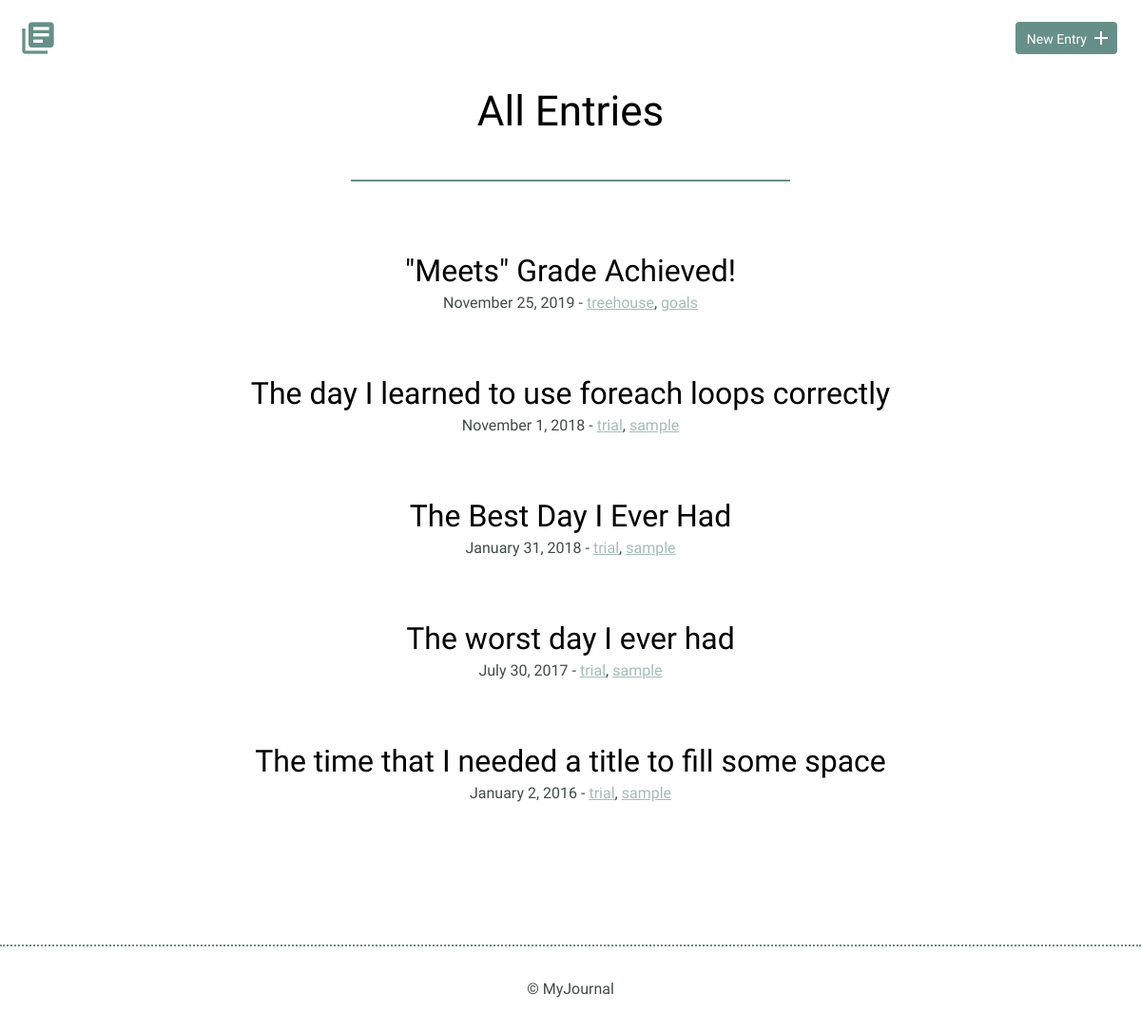
Before: / with the older database file.
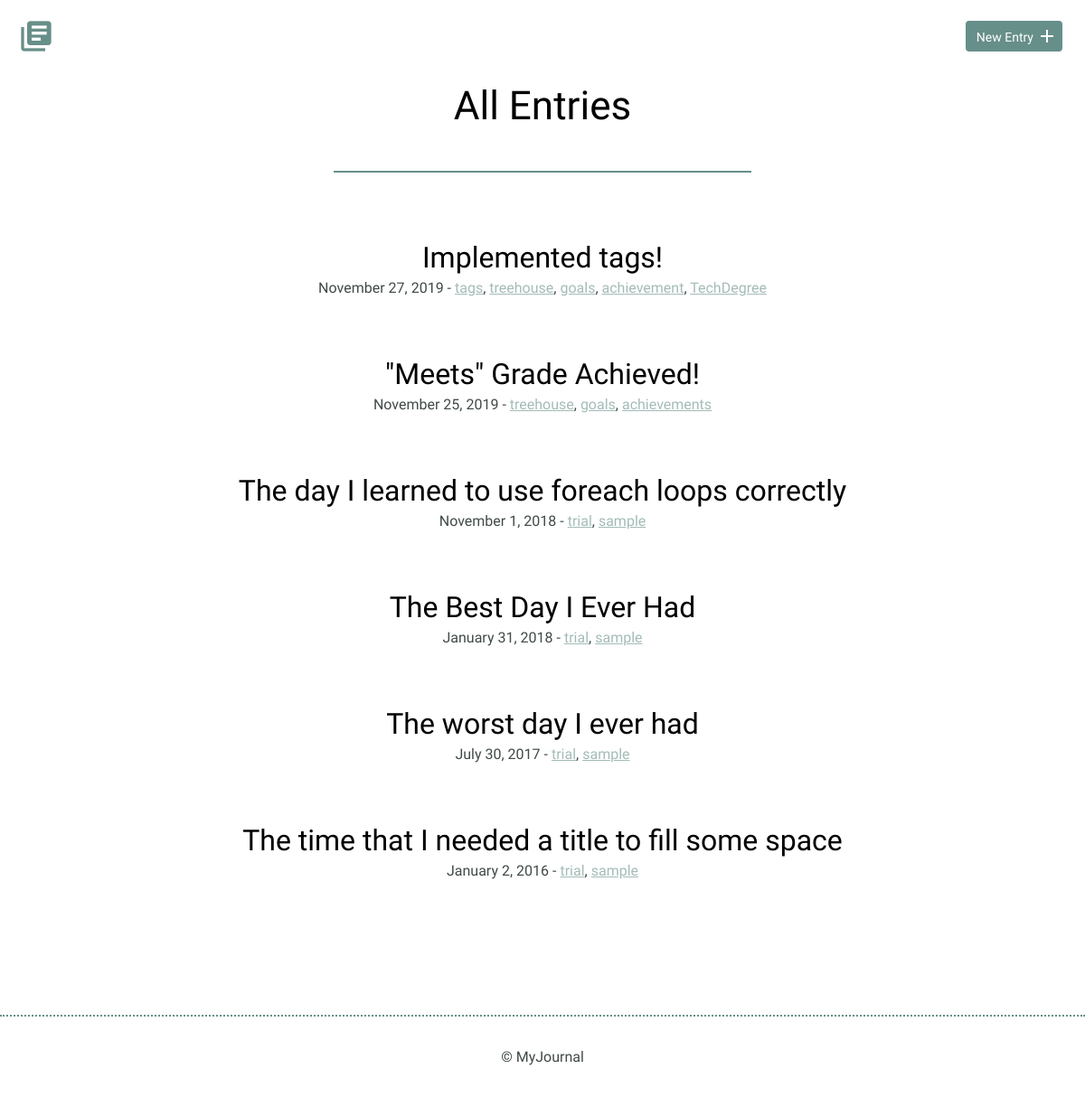
After: the same page with the newer database file.
### tables this page shows
CREATE TABLE "entries" (
	"id"	INTEGER,
	"title"	TEXT,
	"date"	TEXT,
	"time_spent"	INTEGER,
	"learned"	BLOB,
	"resources"	BLOB,
	"tags"	BLOB,
	PRIMARY KEY("id")
);

### inc/functions.php (called while the page is built, shortened)
<?php
function get_entries_list($tag=null){
  include("connection.php");
  try {
    $sql = "SELECT * FROM entries";
    $sql .= " ORDER BY date DESC";
    $results = $db->prepare($sql);
    $results->execute();
    $entries = $results->fetchAll(PDO::FETCH_ASSOC);
    return $entries;
  } catch (Exception $e){
    return array();
  }
}
function get_tags($entry){
  $tags = [];
  $raw_tags = $entry['tags'];
  $exploded_tags = explode(',',$raw_tags);
  foreach ($exploded_tags as $exploded_tag){
    $tags[] = trim($exploded_tag);
  }
  return $tags;
}

### index.php (the view, shortened to what this page needs)
<?php
require_once('./inc/connection.php');
include('./inc/functions.php');
include('./inc/header.php');
$tag=null;
$pageTitle="All Entries";
?>
<section>
  <div class="container">
    <h1><?= $pageTitle; ?></h1>
    <hr />
    <div class="entry-list">
      <?php foreach(get_entries_list($tag) as $entry) {
      $vardate = explode('-',$entry['date']);
      $year = intval($vardate[0]);
      $month = date('F',mktime(0,0,0,intval($vardate[1])));
      $date = intval($vardate[2]);
      $tags = get_tags($entry);
      ?>
      <article>
        <h2><a href="detail.php?id=<?= $entry['id']; ?>"><?= $entry['title']; ?></a></h2>
        <time datetime="<?= $entry['date'] ?>"><?= $month; ?> <?= $date ?>, <?= $year; ?></time>
        -
        <span>
          <?php
          $tags_output = [];
            foreach($tags as $tag){
              $tags_output[] = "<a href='index.php?tag=$tag'>$tag</a>";
            }
          echo implode(", ",$tags_output);;
          ?>
        </span>
      </article>
      <?php } ?>
    </div>
  </div>
</section>
<?php
include('./inc/footer.php');
?>

### inc/header.php (shortened to what this page needs)
<!DOCTYPE html>
<html>
<head>
  <link rel="stylesheet" href="css/normalize.css">
  <link rel="stylesheet" href="css/site.css">
</head>
<body>
  <header>
    <div class="container">
      <div class="site-header">
        <a class="logo" href="index.php"><i class="material-icons">library_books</i></a>
        <a class="button icon-right" href="entry.php"><span>New Entry</span> <i class="material-icons">add</i></a>
      </div>
    </div>
  </header>

### inc/footer.php
<footer>
  <div>
    &copy; MyJournal
  </div>
</footer>
</body>
</html>

### css/site.css (style rules this page uses)
body { font-size: 16px; color: #404a49; font-family: "Cousine", serif; font-weight: 400; }
.container { margin: 0 auto; padding: 0 25px; }
header .site-header { margin: 0 auto; height: 95px; }
header .logo i { color: #678f89; margin: 20px 0 0 -5px; float: left; font-size: 40px; }
header .button { float: right; margin: 33px 0 0 0; }
footer { text-align: center; padding: 35px 0; border-top: 2px dotted #678f89; }
.button { padding: 8px 10px 6px 10px; background: #678f89; border: 2px solid #678f89; border-radius: 4px; text-decoration: none; color: #FFF; position: relative; text-align: center; font-size: 14px; }
.button.icon-right { padding-right: 30px; top: -10px; }
.button.icon-right i { position: absolute; top: 3px; right: 3px; }
h1, h2, h3 { margin: 0; font-weight: 400; line-height: 1em; color: #000; }
h1 { font-size: 44px; margin-bottom: 12px; text-align: center; }
h2 { font-size: 32px; }
h2 a { text-decoration: none; color: #000; }
hr { border: 1px solid #678f89; width: 40%; margin-top: 50px; }
.entry-list, .edit-entry, .new-entry { max-width: 800px; margin: 0 auto; padding: 70px 0 150px 0; }
.entry-list article { margin-bottom: 70px; text-align: center; }
.entry-list article:last-child { margin-bottom: 0; }
.entry-list article h2 { margin-bottom: 8px; }
.entry-list article span a { color: #678f89; opacity: 0.6; }

Changed rows visible on the page:
added entries: title "Implemented tags!", date "November", date "27", date "2019", tag "tags treehouse goals achievement TechDegree", tags_output ", , , ,"
changed entries "\"Meets\" Grade Achieved!": tag "treehouse goals" → "treehouse goals achievements"; tags_output "," → ", ,"
